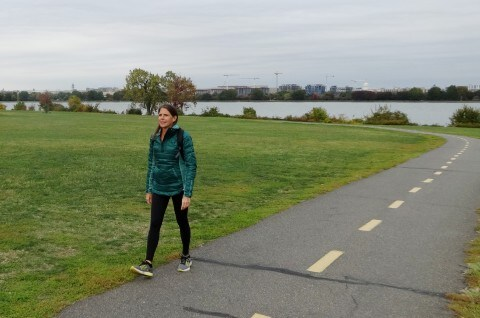
#> input picture images/sample.jpg, 480 x 318 px
$ python Local_maxima.py
#> lines starting #> are read from the running program, lines starting #| are printed output that depends on the picture
from scipy import ndimage as ndi
import matplotlib.pyplot as plt
from skimage.feature import peak_local_max
from skimage import io, img_as_float
from skimage.color import rgb2gray

image = io.imread("images/sample.jpg")
#> image is the input picture: shape (318, 480, 3); mean R, G, B 133.8, 140.1, 118.2
image = rgb2gray(image)
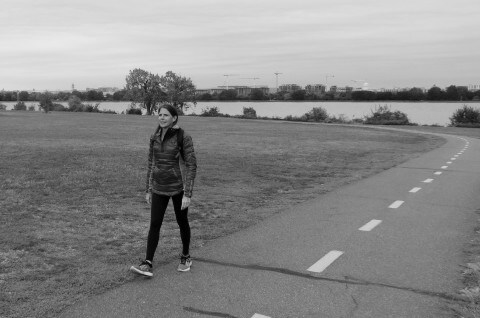
#> image: shape (318, 480) float64; min 0, max 0.92, mean 0.538
im = img_as_float(image)

# image_max is the dilation of im with a 20*20 structuring element
# It is used within peak_local_max function
image_max = ndi.maximum_filter(im, size=20, mode='constant')
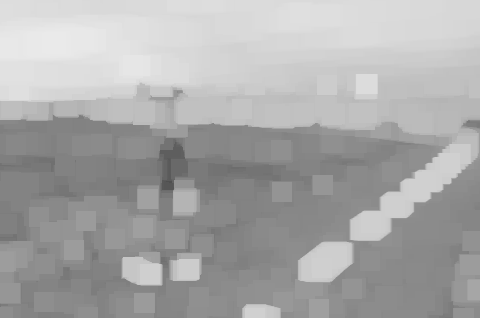
#> image_max: shape (318, 480) float64; min 0.311, max 0.92, mean 0.665

# Comparison between image_max and im to find the coordinates of local maxima
coordinates = peak_local_max(im, min_distance=20)
#> coordinates = 51 pairs, first value 23 to 296, second value 28 to 449

# display results
fig, axes = plt.subplots(1, 3, figsize=(8, 3), sharex=True, sharey=True)
ax = axes.ravel()
ax[0].imshow(im, cmap=plt.cm.gray)
ax[0].axis('off')
ax[0].set_title('Original')

ax[1].imshow(image_max, cmap=plt.cm.gray)
ax[1].axis('off')
ax[1].set_title('Maximum filter')

ax[2].imshow(im, cmap=plt.cm.gray)
ax[2].autoscale(False)
ax[2].plot(coordinates[:, 1], coordinates[:, 0], 'r.')
ax[2].axis('off')
ax[2].set_title('Peak local max')

fig.tight_layout()

plt.show()
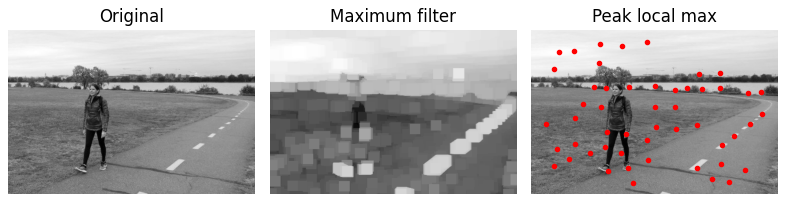
#> figure drawn by matplotlib, 3 panels

$ run again, with images/library1.jpg copied over images/sample.jpg
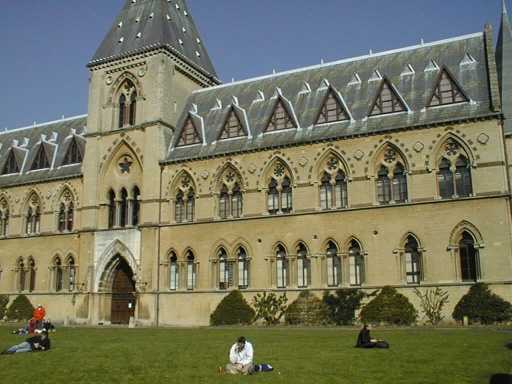
#> input picture images/library1.jpg, 512 x 384 px
#> image is the input picture: shape (384, 512, 3); mean R, G, B 116.2, 117.4, 94.6
#> image: shape (384, 512) float64
#> `image_max = ndi.maximum_filter(im, size=20, mode='constant')`:
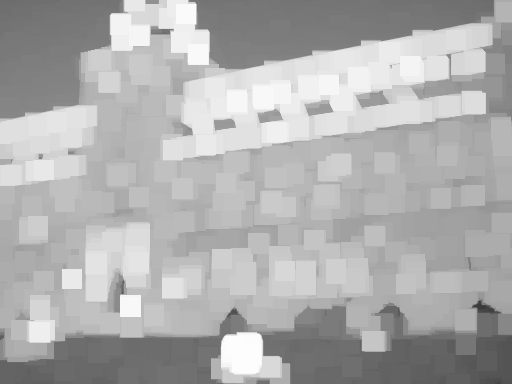
#> image_max: shape (384, 512) float64; min 0.231, max 0.996, mean 0.685
#> coordinates = 71 pairs, first value 35 to 362, second value 37 to 486
#> `plt.show()`:
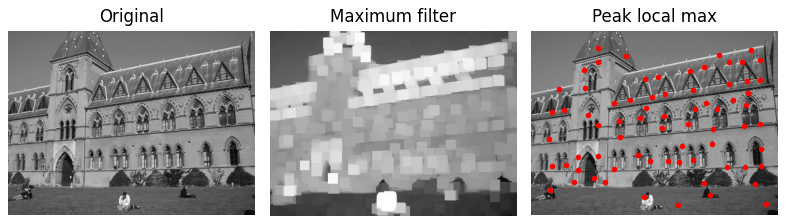
#> figure drawn by matplotlib, 3 panels
